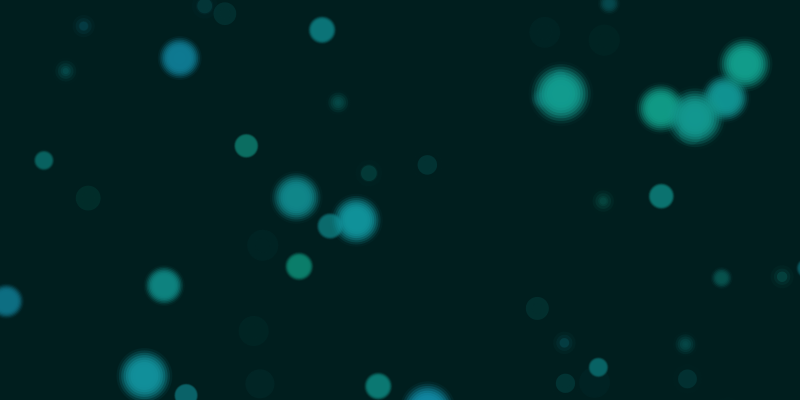
Frame 1 (no input)
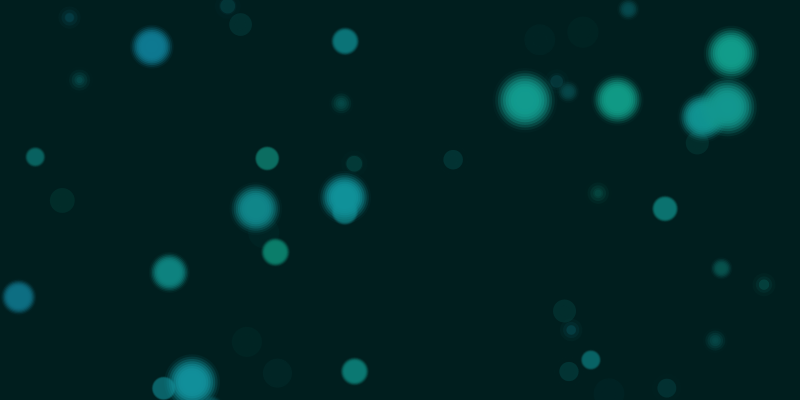
Frame 60 (the mouse pressed at the canvas centre just before this capture)
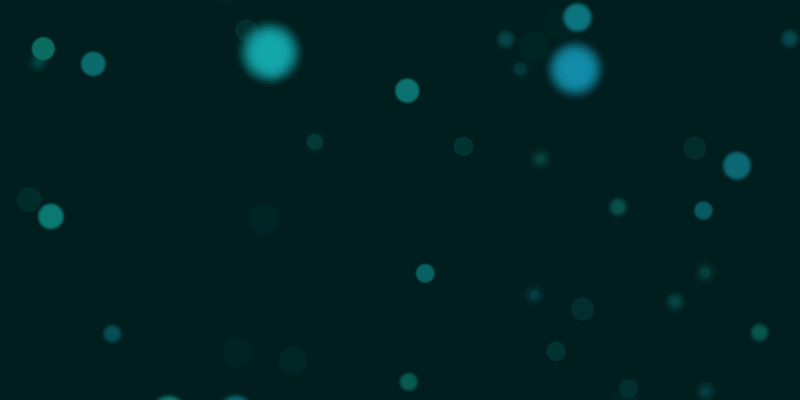
Frame 120 (the mouse held since frame 60 and released just before this capture)

The Processing sketch that drew these frames (run headless with seeded random() and noise(); from frame 60 on, the mouse is pressed at the canvas centre):

// Processing sketch: InsideBubbles
// ── InsideBubbles.pde
//////////////////////////////////
// Bubbles 2
//////////////////////////////////
// copyright: Daniel Erickson 2012
int WIDTH = 800;
int HEIGHT = 400;
float ZOOM = 2.0;
int N = 150*(int)ZOOM;
float RADIUS = HEIGHT/10;
float SPEED = 0.0003;
float FOCAL_LENGTH = 0.5;
float BLUR_AMOUNT = 70;
int MIN_BLUR_LEVELS = 2;
int BLUR_LEVEL_COUNT = 4;
float ZSTEP = 0.008;
color BACKGROUND = color(0, 30, 30);


class ZObject {
  float x, y, z, xsize, ysize;
  color bubble_color;
  color shaded_color;
  float vx, vy, vz;
 
  ZObject(float ix, float iy, float iz, color icolor) {
    x = ix;
    y = iy;
    z = iz;
    xsize = RADIUS;
    ysize = RADIUS;
    bubble_color = icolor;
    setColor();
    vx = random(-1.0, 1.0);
    vy = random(-1.0, 1.0);
    vz = random(-1.0, 1.0);
    float magnitude = sqrt(vx*vx + vy*vy + vz*vz);
    vx = SPEED * vx / magnitude;
    vy = SPEED * vy / magnitude;
    vz = SPEED * vz / magnitude;
  }
  
  void setColor() {
    float shade = z;
    float shadeinv = 1.0-shade;
    shaded_color = color( (red(bubble_color)*shade)+(red(BACKGROUND)*shadeinv),
                    (green(bubble_color)*shade)+(green(BACKGROUND)*shadeinv),
                    (blue(bubble_color)*shade)+(blue(BACKGROUND)*shadeinv));
  }
  
  void zoomIn(float step) {
    z += step;
    if (z > 1.0) {
      z = 0.0 + (z-1.0);
    }
  }
  
  void zoomOut(float step) {
    z -= step;
    if (z < 0.0) {
      z = 1.0 - (0.0-z);
    }
  }
 
  void update(boolean doZoomIn, boolean doZoomOut) {
    if (doZoomIn) {
      zoomIn(ZSTEP);
    }
    if (doZoomOut) {
      zoomOut(ZSTEP);
    }
    if (x <= 0) {
        vx = abs(vx);
        x = 0.0f;
    }
    if (x >= 1.0) {
        vx = -1.0 * abs(vx);
        x = 1.0;
    }
    if (y <= 0) {
        vy = abs(vy);
        y = 0.0f;
    }
    if (y >= 1.0) {
        vy = -1.0 * abs(vy);
        y = 1.0;
    }
    if (z < 0 || z > 1.0) {
        z = z % 1.0;
    }
    // float n = (noise(x, y) - 0.5) * 0.00001;
    // vx += n;
    // vy += n;
    x += vx;
    y += vy;
    //z += vz;
    setColor();
  }
 
  void draw(float xoffs, float yoffs) {
    float posX = (ZOOM*x*WIDTH*(1+z*z)) - ZOOM*xoffs*WIDTH*z*z;
    float posY = (ZOOM*y*HEIGHT*(1+z*z)) - ZOOM*yoffs*HEIGHT*z*z;
    float radius = z*xsize;
    if (posX> -xsize*2 && posX < WIDTH+xsize*2 && posY > -xsize*2 && posY < HEIGHT+xsize*2) {
        blurred_circle(posX, posY, radius, abs(z-FOCAL_LENGTH), shaded_color, MIN_BLUR_LEVELS + (z*BLUR_LEVEL_COUNT));
    }
  }
}

// This function will draw a blurred circle, according to the "blur" parameter. Need to find a good radial gradient algorithm.
void blurred_circle(float x, float y, float rad, float blur, color col, float levels) {
    float level_distance = BLUR_AMOUNT*(blur)/levels;
    for (float i=0.0; i<levels*2; i++) {
      fill(col, 255*(levels*2-i)/(levels*2));
      ellipse(x, y, rad+(i-levels)*level_distance, rad+(i-levels)*level_distance);
    }
}

ArrayList objects;
void sortBubbles() {
   
    // Sort them (this ensures that they are drawn in the right order)
    float last = 0;
    ArrayList temp = new ArrayList();
    for (int i=0; i<N; i++) {
        int index = 0;
        float lowest = 100.0;
        for (int j=0; j<N; j++) {
            ZObject current = (ZObject)objects.get(j);
            if (current.z < lowest && current.z > last) {
                index = j;
                lowest = current.z;
            }
        }
        temp.add(objects.get(index));
        last = ((ZObject)objects.get(index)).z;
    }
    objects = temp;
}
 
void setup() {
    size(800, 400);
    smooth();
    noStroke();
 
    objects = new ArrayList();
    // Randomly generate the bubbles
    for (int i=0; i<N; i++) {
        objects.add(new ZObject(random(1.0f), random(1.0f), random(1.0f), color(random(20.0, 20.0), random(150.0, 190.0), random(150.0, 190.0))));
    }

    sortBubbles();
}


boolean zoomIn = false;
boolean zoomOut = false;
void mousePressed() {
  if (mouseButton == LEFT) {
    zoomIn = true;
  } else if (mouseButton == RIGHT) {
    zoomOut = true;
  }
}
void mouseReleased() {
  if (mouseButton == LEFT) {
    zoomIn = false;
  } else if (mouseButton == RIGHT) {
    zoomOut = false;
  }
}

float xoffs = 0;
float yoffs = 0;
void draw() {
  background(BACKGROUND);
  xoffs = xoffs*0.9 + 0.1*mouseX/WIDTH;
  yoffs = yoffs*0.9 + 0.1*mouseY/HEIGHT;
  
  for (int i=0; i<N; i++) {
    ZObject current = (ZObject)objects.get(i);
    current.update(zoomIn, zoomOut);
  }
  sortBubbles();
  
  for (int i=0; i<N; i++) {
    ((ZObject)objects.get(i)).draw(xoffs, yoffs);
  }
}                                                                                                                                                                                               
